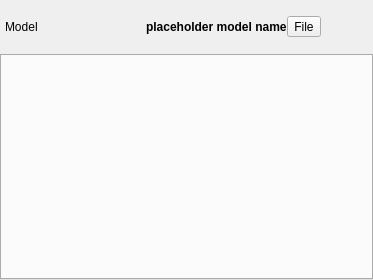
<?xml version="1.0" encoding="UTF-8"?>
<ui version="4.0">
 <class>ModelInfoWidget</class>
 <widget class="QFrame" name="ModelInfoWidget">
  <property name="geometry">
   <rect>
    <x>0</x>
    <y>0</y>
    <width>373</width>
    <height>280</height>
   </rect>
  </property>
  <property name="windowTitle">
   <string>Frame</string>
  </property>
  <property name="frameShape">
   <enum>QFrame::NoFrame</enum>
  </property>
  <property name="frameShadow">
   <enum>QFrame::Sunken</enum>
  </property>
  <property name="lineWidth">
   <number>0</number>
  </property>
  <layout class="QGridLayout" name="gridLayout">
   <property name="verticalSpacing">
    <number>0</number>
   </property>
   <property name="margin">
    <number>0</number>
   </property>
   <item row="2" column="1">
    <widget class="QFrame" name="frame">
     <property name="sizePolicy">
      <sizepolicy hsizetype="Expanding" vsizetype="Expanding">
       <horstretch>0</horstretch>
       <verstretch>0</verstretch>
      </sizepolicy>
     </property>
     <property name="frameShape">
      <enum>QFrame::NoFrame</enum>
     </property>
     <layout class="QGridLayout" name="gridLayout_2">
      <property name="margin">
       <number>0</number>
      </property>
      <property name="spacing">
       <number>1</number>
      </property>
      <item row="1" column="0" colspan="2">
       <widget class="QTabWidget" name="nodeWidget">
        <property name="tabShape">
         <enum>QTabWidget::Rounded</enum>
        </property>
        <property name="elideMode">
         <enum>Qt::ElideRight</enum>
        </property>
        <property name="documentMode">
         <bool>false</bool>
        </property>
       </widget>
      </item>
     </layout>
    </widget>
   </item>
   <item row="1" column="1">
    <layout class="QGridLayout" name="gridLayout_3">
     <property name="leftMargin">
      <number>5</number>
     </property>
     <property name="topMargin">
      <number>2</number>
     </property>
     <property name="rightMargin">
      <number>2</number>
     </property>
     <property name="bottomMargin">
      <number>2</number>
     </property>
     <item row="0" column="4" rowspan="3">
      <widget class="QtToolkitUtil::TextureLabel" name="modelThumbnail">
       <property name="sizePolicy">
        <sizepolicy hsizetype="Fixed" vsizetype="Fixed">
         <horstretch>0</horstretch>
         <verstretch>0</verstretch>
        </sizepolicy>
       </property>
       <property name="minimumSize">
        <size>
         <width>50</width>
         <height>50</height>
        </size>
       </property>
       <property name="autoFillBackground">
        <bool>false</bool>
       </property>
       <property name="text">
        <string/>
       </property>
      </widget>
     </item>
     <item row="0" column="2" rowspan="3">
      <widget class="QLabel" name="modelName">
       <property name="font">
        <font>
         <weight>75</weight>
         <bold>true</bold>
        </font>
       </property>
       <property name="text">
        <string>placeholder model name</string>
       </property>
       <property name="alignment">
        <set>Qt::AlignLeading|Qt::AlignLeft|Qt::AlignVCenter</set>
       </property>
      </widget>
     </item>
     <item row="0" column="0" rowspan="3" colspan="2">
      <widget class="QLabel" name="label">
       <property name="text">
        <string>Model</string>
       </property>
       <property name="alignment">
        <set>Qt::AlignLeading|Qt::AlignLeft|Qt::AlignVCenter</set>
       </property>
      </widget>
     </item>
     <item row="0" column="3" rowspan="3">
      <widget class="QtToolkitUtil::ToolButtonMenu" name="fileMenu">
       <property name="sizePolicy">
        <sizepolicy hsizetype="Fixed" vsizetype="Fixed">
         <horstretch>0</horstretch>
         <verstretch>0</verstretch>
        </sizepolicy>
       </property>
       <property name="toolTip">
        <string>&lt;p&gt;Save surface. &lt;br&gt;&lt;tt style=&quot;color:red&quot;&gt;!&lt;/tt&gt; -&gt; pending changes. &lt;br&gt;&lt;tt style=&quot;color:green&quot;&gt;OK&lt;/tt&gt; -&gt; saved.&lt;/p&gt;</string>
       </property>
       <property name="text">
        <string>File</string>
       </property>
       <property name="iconSize">
        <size>
         <width>16</width>
         <height>16</height>
        </size>
       </property>
       <property name="popupMode">
        <enum>QToolButton::InstantPopup</enum>
       </property>
       <property name="toolButtonStyle">
        <enum>Qt::ToolButtonTextBesideIcon</enum>
       </property>
       <property name="arrowType">
        <enum>Qt::NoArrow</enum>
       </property>
      </widget>
     </item>
    </layout>
   </item>
  </layout>
 </widget>
 <customwidgets>
  <customwidget>
   <class>QtToolkitUtil::ToolButtonMenu</class>
   <extends>QToolButton</extends>
   <header>style/stylewidgets.h</header>
  </customwidget>
  <customwidget>
   <class>QtToolkitUtil::TextureLabel</class>
   <extends>QLabel</extends>
   <header>style/stylewidgets.h</header>
  </customwidget>
 </customwidgets>
 <resources/>
 <connections/>
</ui>
